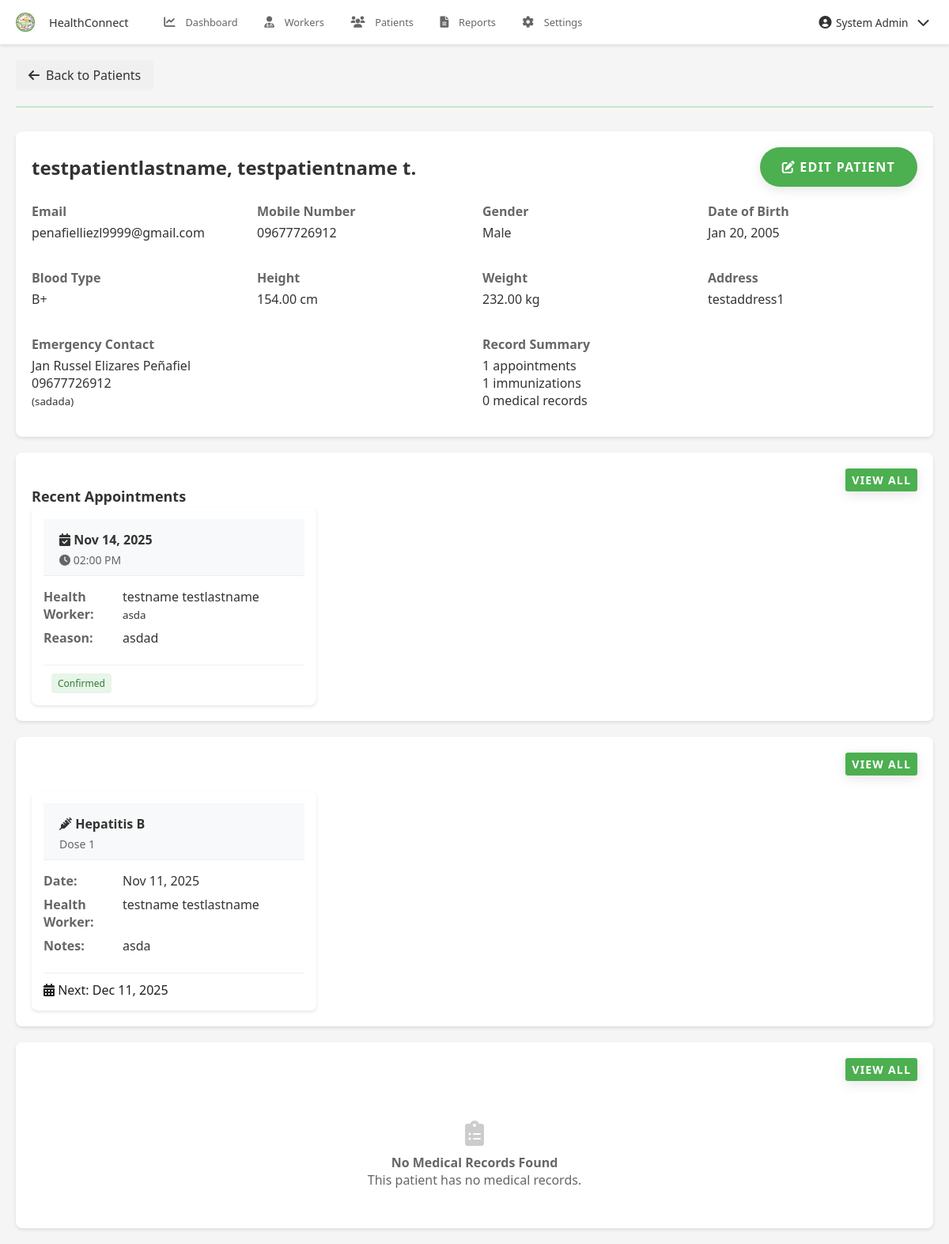
/pages/admin/view_patient.php?id=18 (signed in), run on the app's committed database.
### tables this page shows
CREATE TABLE `patients` (
  `patient_id` int(11) NOT NULL,
  `user_id` int(11) DEFAULT NULL,
  `blood_type` varchar(5) DEFAULT NULL,
  `height` decimal(5,2) DEFAULT NULL,
  `weight` decimal(5,2) DEFAULT NULL,
  `emergency_contact_name` varchar(200) DEFAULT NULL,
  `emergency_contact_number` varchar(20) DEFAULT NULL,
  `emergency_contact_relationship` varchar(100) DEFAULT NULL,
  `created_at` timestamp NOT NULL DEFAULT current_timestamp(),
  `updated_at` timestamp NOT NULL DEFAULT current_timestamp() ON UPDATE current_timestamp(),
  `is_approved` tinyint(1) DEFAULT 0,
  `approved_at` timestamp NULL DEFAULT NULL
);

CREATE TABLE `users` (
  `user_id` int(11) NOT NULL,
  `role_id` int(11) DEFAULT NULL,
  `username` varchar(50) NOT NULL,
  `email` varchar(100) NOT NULL,
  `password` varchar(255) NOT NULL,
  `mobile_number` varchar(20) DEFAULT NULL,
  `first_name` varchar(100) NOT NULL,
  `middle_name` varchar(100) DEFAULT NULL,
  `last_name` varchar(100) NOT NULL,
  `gender` enum('Male','Female','Other') DEFAULT NULL,
  `date_of_birth` date DEFAULT NULL,
  `address` text DEFAULT NULL,
  `profile_picture` varchar(255) DEFAULT NULL,
  `is_active` tinyint(1) DEFAULT 1,
  `last_login` datetime DEFAULT NULL,
  `otp` varchar(6) DEFAULT NULL,
  `otp_expiry` datetime DEFAULT NULL,
  `created_at` timestamp NOT NULL DEFAULT current_timestamp(),
  `updated_at` timestamp NOT NULL DEFAULT current_timestamp() ON UPDATE current_timestamp()
);

CREATE TABLE `appointments` (
  `appointment_id` int(11) NOT NULL,
  `patient_id` int(11) DEFAULT NULL,
  `health_worker_id` int(11) DEFAULT NULL,
  `appointment_date` date DEFAULT NULL,
  `appointment_time` time DEFAULT NULL,
  `status_id` int(11) DEFAULT NULL,
  `reason` text DEFAULT NULL,
  `notes` text DEFAULT NULL,
  `sms_notification_sent` tinyint(1) DEFAULT 0,
  `created_at` timestamp NOT NULL DEFAULT current_timestamp(),
  `updated_at` timestamp NOT NULL DEFAULT current_timestamp() ON UPDATE current_timestamp()
);

CREATE TABLE `health_workers` (
  `health_worker_id` int(11) NOT NULL,
  `user_id` int(11) DEFAULT NULL,
  `position` varchar(100) DEFAULT NULL,
  `license_number` varchar(50) DEFAULT NULL,
  `specialty` varchar(100) DEFAULT NULL,
  `created_at` timestamp NOT NULL DEFAULT current_timestamp(),
  `updated_at` timestamp NOT NULL DEFAULT current_timestamp() ON UPDATE current_timestamp()
);

CREATE TABLE `appointment_status` (
  `status_id` int(11) NOT NULL,
  `status_name` varchar(50) NOT NULL,
  `created_at` timestamp NOT NULL DEFAULT current_timestamp()
);

CREATE TABLE `immunization_records` (
  `immunization_record_id` int(11) NOT NULL,
  `patient_id` int(11) DEFAULT NULL,
  `immunization_type_id` int(11) DEFAULT NULL,
  `health_worker_id` int(11) DEFAULT NULL,
  `dose_number` int(11) DEFAULT NULL,
  `date_administered` date DEFAULT NULL,
  `next_schedule_date` date DEFAULT NULL,
  `notes` text DEFAULT NULL,
  `created_at` timestamp NOT NULL DEFAULT current_timestamp(),
  `updated_at` timestamp NOT NULL DEFAULT current_timestamp() ON UPDATE current_timestamp()
);

CREATE TABLE `immunization_types` (
  `immunization_type_id` int(11) NOT NULL,
  `name` varchar(100) NOT NULL,
  `description` text DEFAULT NULL,
  `recommended_age` varchar(100) DEFAULT NULL,
  `dose_count` int(11) DEFAULT 1,
  `created_at` timestamp NOT NULL DEFAULT current_timestamp()
);

### pages/admin/view_patient.php (the view, shortened to what the rows shown need)
<?php
$database = new Database();
$conn = $database->getConnection();
$user_id = isset($_GET['id']) ? (int)$_GET['id'] : 0;
try {
    $query = "SELECT u.*, p.*,
              (SELECT COUNT(*) FROM appointments a WHERE a.patient_id = p.patient_id) as appointment_count,
              (SELECT COUNT(*) FROM immunization_records ir WHERE ir.patient_id = p.patient_id) as immunization_count,
              (SELECT COUNT(*) FROM medical_records mr WHERE mr.patient_id = p.patient_id) as medical_record_count
              FROM users u
              JOIN patients p ON u.user_id = p.user_id
              WHERE u.user_id = :user_id";
    $stmt = $conn->prepare($query);
    $stmt->bindParam(':user_id', $user_id, PDO::PARAM_INT);
    $stmt->execute();
    $patient = $stmt->fetch(PDO::FETCH_ASSOC);
    $query = "SELECT a.*, s.status_name, hw.position,
              CONCAT(hw_u.first_name, ' ', hw_u.last_name) as health_worker_name
              FROM appointments a
              JOIN appointment_status s ON a.status_id = s.status_id
              JOIN health_workers hw ON a.health_worker_id = hw.health_worker_id
              JOIN users hw_u ON hw.user_id = hw_u.user_id
              WHERE a.patient_id = :patient_id
              ORDER BY a.appointment_date DESC, a.appointment_time DESC
              LIMIT 5";
    $stmt = $conn->prepare($query);
    $stmt->bindParam(':patient_id', $patient['patient_id'], PDO::PARAM_INT);
    $stmt->execute();
    $recent_appointments = $stmt->fetchAll(PDO::FETCH_ASSOC);
    $query = "SELECT ir.*, it.name as immunization_name,
              CONCAT(hw_u.first_name, ' ', hw_u.last_name) as health_worker_name
              FROM immunization_records ir
              JOIN immunization_types it ON ir.immunization_type_id = it.immunization_type_id
              JOIN health_workers hw ON ir.health_worker_id = hw.health_worker_id
              JOIN users hw_u ON hw.user_id = hw_u.user_id
              WHERE ir.patient_id = :patient_id
              ORDER BY ir.date_administered DESC
              LIMIT 5";
    $stmt = $conn->prepare($query);
    $stmt->bindParam(':patient_id', $patient['patient_id'], PDO::PARAM_INT);
    $stmt->execute();
    $immunization_records = $stmt->fetchAll(PDO::FETCH_ASSOC);
} catch (PDOException $e) {
    error_log("Error fetching patient details: " . $e->getMessage());
    $_SESSION['error'] = "Error fetching patient details. Please try again.";
    header('Location: patients.php');
    exit();
}
?>
<!DOCTYPE html>
<html lang="en">
<head>
    <?php include __DIR__ . '/../../includes/header_links.php'; ?>
</head>
<body>
    <div class="container">
        <div class="patient-info">
            <div class="info-header">
                <h2 class="patient-name">
                    <?php echo htmlspecialchars($patient['last_name'] . ', ' . $patient['first_name']); ?>
                    <?php if ($patient['middle_name']): ?>
                        <?php echo ' ' . htmlspecialchars($patient['middle_name'][0]) . '.'; ?>
                    <?php endif; ?>
                </h2>
                <a href="edit_patient.php?id=<?php echo $patient['user_id']; ?>" class="btn btn-primary">
                    <i class="fas fa-edit"></i> Edit Patient
                </a>
            </div>
            <div class="info-grid">
                <div class="info-item">
                    <div class="info-label">Email</div>
                    <div class="info-value"><?php echo htmlspecialchars($patient['email']); ?></div>
                </div>
                <div class="info-item">
                    <div class="info-label">Mobile Number</div>
                    <div class="info-value"><?php echo htmlspecialchars($patient['mobile_number']); ?></div>
                </div>
                <div class="info-item">
                    <div class="info-label">Gender</div>
                    <div class="info-value"><?php echo htmlspecialchars($patient['gender']); ?></div>
                </div>
                <div class="info-item">
                    <div class="info-label">Date of Birth</div>
                    <div class="info-value"><?php echo date('M d, Y', strtotime($patient['date_of_birth'])); ?></div>
                </div>
                <div class="info-item">
                    <div class="info-label">Blood Type</div>
                    <div class="info-value"><?php echo htmlspecialchars($patient['blood_type'] ?: 'Not specified'); ?></div>
                </div>
                <div class="info-item">
                    <div class="info-label">Height</div>
                    <div class="info-value"><?php echo $patient['height'] ? htmlspecialchars($patient['height']) . ' cm' : 'Not specified'; ?></div>
                </div>
                <div class="info-item">
                    <div class="info-label">Weight</div>
                    <div class="info-value"><?php echo $patient['weight'] ? htmlspecialchars($patient['weight']) . ' kg' : 'Not specified'; ?></div>
                </div>
                <div class="info-item">
                    <div class="info-label">Address</div>
                    <div class="info-value"><?php echo htmlspecialchars($patient['address']); ?></div>
                </div>
            </div>
            <div class="info-grid" style="margin-top: 20px;">
                <div class="info-item">
                    <div class="info-label">Emergency Contact</div>
                    <div class="info-value">
                        <?php echo htmlspecialchars($patient['emergency_contact_name']); ?><br>
                        <?php echo htmlspecialchars($patient['emergency_contact_number']); ?><br>
                        <small>(<?php echo htmlspecialchars($patient['emergency_contact_relationship']); ?>)</small>
                    </div>
                </div>
            </div>
        </div>
        <div class="records-section">
            <?php if (!empty($recent_appointments)): ?>
                <div class="cards-grid">
                    <?php foreach ($recent_appointments as $appointment): ?>
                        <div class="record-card">
                            <div class="card-header">
                                <h4 class="card-title">
                                    <i class="fas fa-calendar-check"></i>
                                    <?php echo date('M d, Y', strtotime($appointment['appointment_date'])); ?>
                                </h4>
                                <p class="card-subtitle">
                                    <i class="fas fa-clock"></i>
                                    <?php echo date('h:i A', strtotime($appointment['appointment_time'])); ?>
                                </p>
                            </div>
                            <div class="card-body">
                                <div class="card-item">
                                    <div class="card-item-label">Health Worker:</div>
                                    <div class="card-item-value">
                                        <?php echo htmlspecialchars($appointment['health_worker_name']); ?>
                                        <div><small><?php echo htmlspecialchars($appointment['position']); ?></small></div>
                                    </div>
                                </div>
                                <?php if (!empty($appointment['reason'])): ?>
                                <div class="card-item">
                                    <div class="card-item-label">Reason:</div>
                                    <div class="card-item-value"><?php echo htmlspecialchars($appointment['reason']); ?></div>
                                </div>
                                <?php endif; ?>
                            </div>
                            <div class="card-footer">
                                <span class="status-badge status-<?php echo strtolower($appointment['status_name']); ?>">
                                    <?php echo htmlspecialchars($appointment['status_name']); ?>
                                </span>
                            </div>
                        </div>
                    <?php endforeach; ?>
                </div>
            <?php endif; ?>
        </div>
        <div class="records-section">
            <?php if (!empty($immunization_records)): ?>
                <div class="cards-grid">
                    <?php foreach ($immunization_records as $record): ?>
                        <div class="record-card">
                            <div class="card-header">
                                <h4 class="card-title">
                                    <i class="fas fa-syringe"></i>
                                    <?php echo htmlspecialchars($record['immunization_name']); ?>
                                </h4>
                                <p class="card-subtitle">
                                    Dose <?php echo htmlspecialchars($record['dose_number']); ?>
                                </p>
                            </div>
                            <div class="card-body">
                                <div class="card-item">
                                    <div class="card-item-label">Date:</div>
                                    <div class="card-item-value">
                                        <?php echo date('M d, Y', strtotime($record['date_administered'])); ?>
                                    </div>
                                </div>
                                <div class="card-item">
                                    <div class="card-item-label">Health Worker:</div>
                                    <div class="card-item-value"><?php echo htmlspecialchars($record['health_worker_name']); ?></div>
                                </div>
                                <?php if (!empty($record['notes'])): ?>
                                <div class="card-item">
                                    <div class="card-item-label">Notes:</div>
                                    <div class="card-item-value"><?php echo htmlspecialchars($record['notes']); ?></div>
                                </div>
                                <?php endif; ?>
                            </div>
                            <div class="card-footer">
                                <?php if ($record['next_schedule_date']): ?>
                                    <span>
                                        <i class="fas fa-calendar-alt"></i>
                                        Next: <?php echo date('M d, Y', strtotime($record['next_schedule_date'])); ?>
                                    </span>
                                <?php else: ?>
                                    <span>No follow-up scheduled</span>
                                <?php endif; ?>
                            </div>
                        </div>
                    <?php endforeach; ?>
                </div>
            <?php endif; ?>
        </div>
    </div>
</body>
</html>

### data on the page
patients: user.first_name "testpatientlastname, testpatientname", user.middle_name "t", user.email "penafielliezl9999@gmail.com", user.mobile_number "09677726912", user.gender "Male", user.date_of_birth "Jan 20, 2005", blood_type "B+", height "154.00", weight "232.00", user.address "testaddress1", emergency_contact_name "Jan Russel Elizares Peñafiel", emergency_contact_number "09677726912", emergency_contact_relationship "sadada"
appointments: appointment_date "Nov 14, 2025", appointment_time "02:00 PM", health_worker_name "testname testlastname", health_worker.position "asda", reason "asdad", status.status_name "Confirmed"
immunization_records: immunization_type.name "Hepatitis B", dose_number "1", date_administered "Nov 11, 2025", health_worker_name "testname testlastname", notes "asda", next_schedule_date "Dec 11, 2025"

### other printed values
$patient['appointment_count'] "1"
$patient['immunization_count'] "1"
$patient['medical_record_count'] "0"
